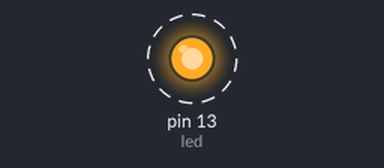
A sketch run on a simulated Arduino Uno, built with avr-gcc and run on an emulated ATmega328P. Shown: output pins drawn as LEDs (lit = HIGH). Dashed ring = blinking.

Above: at 0.05 s.
Timing chart, 0 to 3.0 s (numbered marks = the images above):
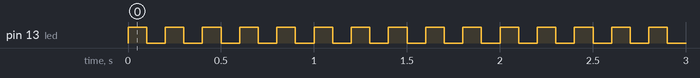

The sketch:

function.ino
```cpp
#define led 13
void setup() {
  // put your setup code here, to run once:
  Serial.begin(9600);
  pinMode(led, OUTPUT);
}

void loop() {
  // put your main code here, to run repeatedly:
  blinks(led, 100);
}

void blinks(int pin, int duration) {
  digitalWrite(pin, HIGH);
  delay(duration);
  digitalWrite(pin, LOW);
  delay(duration);
}
```

Measured:
- by itself, pin 13 (led): alternates HIGH for 0.10 s and LOW for 0.10 s
